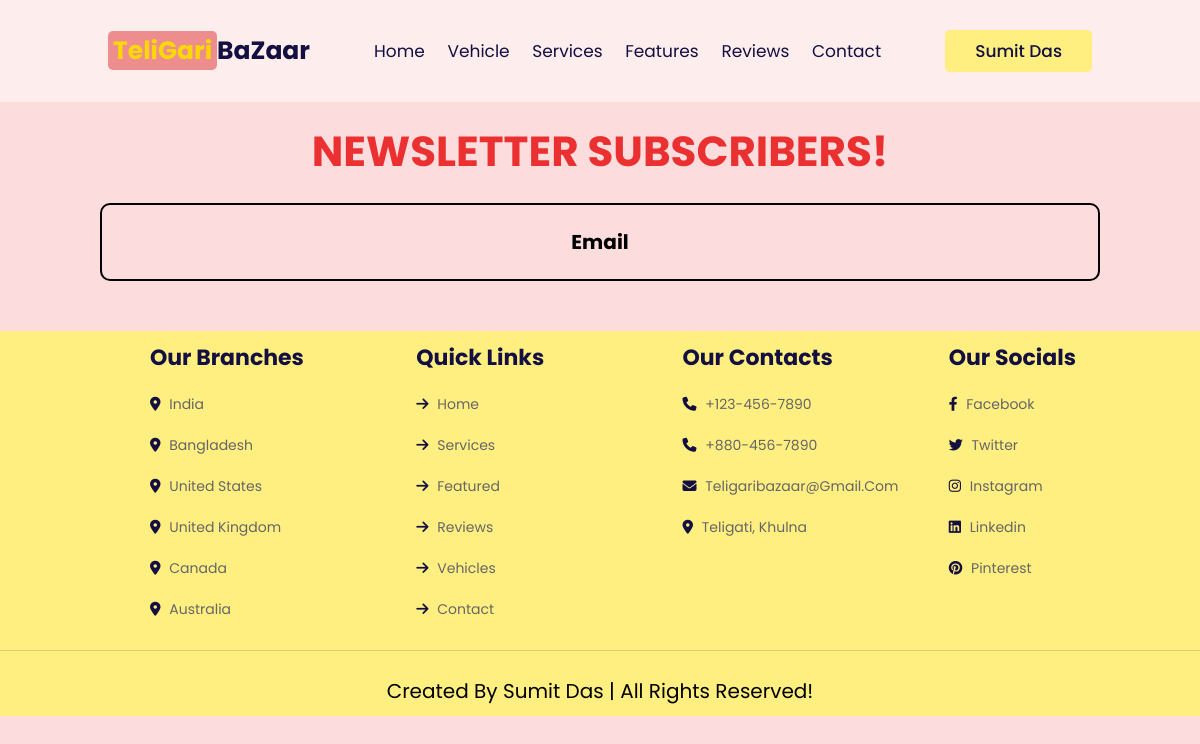
/control_panel/subscribers.php (signed in), run on an earlier commit of the app's database.
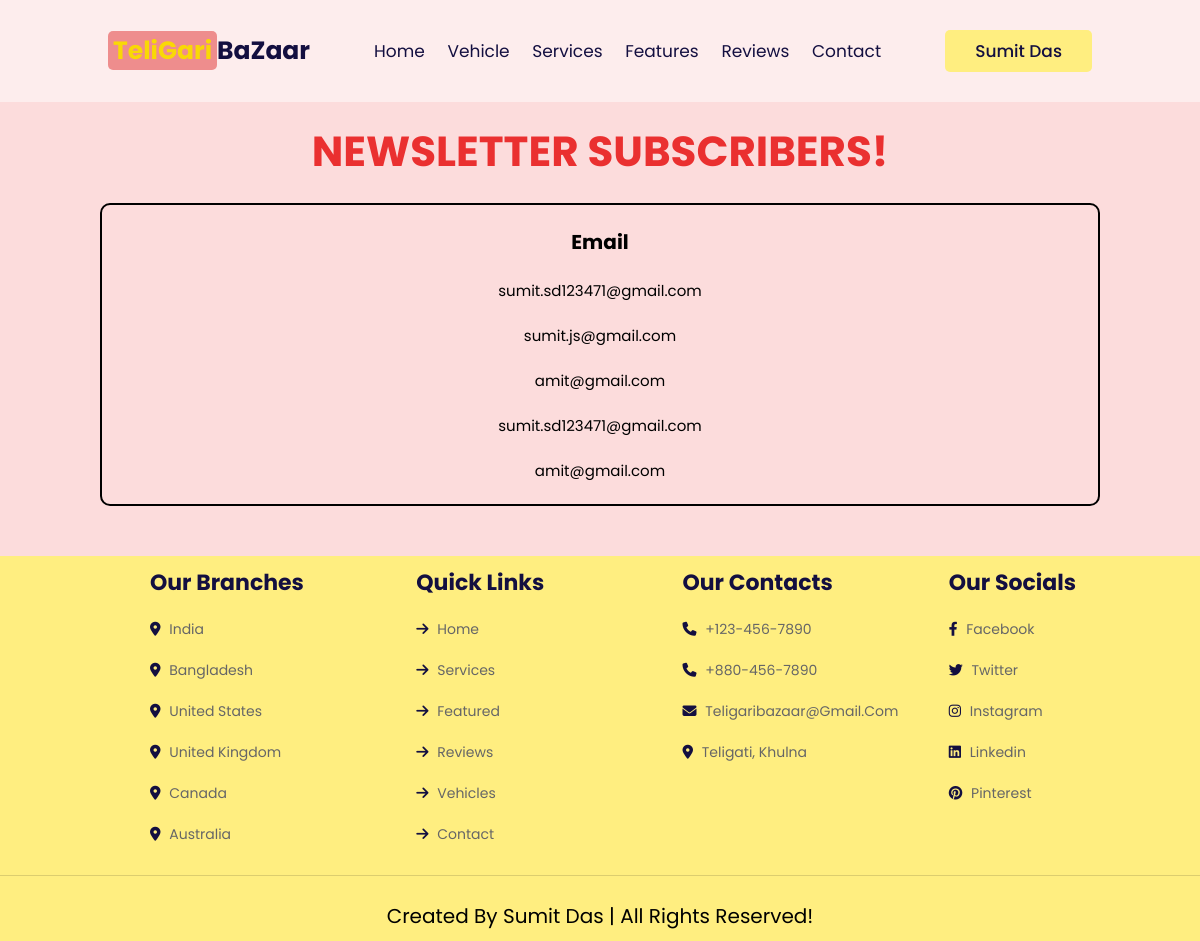
And on a later commit of the database.
### tables this page shows
CREATE TABLE `newsletter` (
  `email` varchar(255) NOT NULL
);

### control_panel/subscribers.php (the view, shortened to what this page needs)
<?php
@include '../config.php';
$sql = "SELECT * FROM newsletter";
$result = $conn->query($sql);
$newsletter = array();
if ($result->num_rows > 0) {
    while ($row = $result->fetch_assoc()) {
        $newsletter[] = $row;
    }
}
?>
<!DOCTYPE html>
<html>
<head>
    <link rel="stylesheet" href="https://cdn.jsdelivr.net/npm/swiper@9/swiper-bundle.min.css" />
    <link rel="stylesheet" href="https://cdnjs.cloudflare.com/ajax/libs/font-awesome/6.4.0/css/all.min.css">
    <link rel="stylesheet" href="control_panel.css">
</head>
<body>
<header class="header">
    <a href="../admin_page.php" class="logo"><span>TeliGari</span>BaZaar</a>
    <nav class="navbar">
        <a href="../admin_page.php#home">home</a>
        <a href="../admin_page.php#vehicles">vehicle</a>
        <a href="../admin_page.php#services">services</a>
        <a href="../admin_page.php#features">features</a>
        <a href="../admin_page.php#reviews">reviews</a>
        <a href="../admin_page.php#contact">contact</a>
    </nav>
    <div id="profile-btn" class="profile-btn-container">
        <div class="btn-wrapper">
        <button class="btn">
            <span>
                <?php
                    echo $_SESSION['admin_name'];
                ?>
            </span>
        </button>
        </div>
    </div>
</header>
    <h1>Newsletter Subscribers!</h1>
    <div class="show-container">
        <table>
            <tr class="appointments">
                <th>Email</th>
            </tr>
            <?php foreach($newsletter as $newsletter): ?>
            <tr class="appointments">
                <td><?php echo $newsletter['email']; ?></td>
            </tr>
            <?php endforeach; ?>
        </table>
    </div>
    <section class="footer">
        <div class="box-container">
            <div class="box">
                <h3>Our branches</h3>
                <a href="#"><i class="fas fa-map-marker-alt"></i> India  </a>
                <a href="#"><i class="fas fa-map-marker-alt"></i> Bangladesh </a>
                <a href="#"><i class="fas fa-map-marker-alt"></i> United States </a>
                <a href="#"><i class="fas fa-map-marker-alt"></i> United Kingdom </a>
                <a href="#"><i class="fas fa-map-marker-alt"></i> Canada </a>
                <a href="#"><i class="fas fa-map-marker-alt"></i> Australia </a>
            </div>
            <div class="box">
                <h3>Quick links</h3>
                <a href="#home"><i class="fas fa-arrow-right"></i> home </a>
                <a href="#services"><i class="fas fa-arrow-right"></i> services </a>
                <a href="#features"><i class="fas fa-arrow-right"></i> featured </a>
                <a href="#reviews"><i class="fas fa-arrow-right"></i> reviews </a>
                <a href="#vehicles"><i class="fas fa-arrow-right"></i> vehicles </a>
                <a href="#contact"><i class="fas fa-arrow-right"></i> contact </a>
            </div>
            <div class="box">
                <h3>Our Contacts</h3>
                <a href="#"><i class="fas fa-phone"></i> +123-456-7890 </a>
                <a href="#"><i class="fas fa-phone"></i> +880-456-7890 </a>
                <a href="#"><i class="fas fa-envelope"></i> teligaribazaar@gmail.com </a>
                <a href="https://goo.gl/maps/TYBkx1Zyn6mCJZJL7"><i class="fas fa-map-marker-alt"></i> Teligati, Khulna</a>
            </div>
            <div class="box">
                <h3>Our Socials</h3>
                <a href="https://www.facebook.com/Mar4KoV"><i class="fab fa-facebook-f"></i> facebook </a>
                <a href="https://twitter.com/_su_mit_77"><i class="fab fa-twitter"></i> twitter </a>
                <a href="https://www.instagram.com/su._.mit_____/"><i class="fab fa-instagram"></i> instagram </a>
                <a href="https://www.linkedin.com/in/sumitdas77/"><i class="fab fa-linkedin"></i> linkedin </a>
                <a href="https://www.pinterest.com/sumitsd123471/"><i class="fab fa-pinterest"></i> pinterest </a>
            </div>
        </div>
        <div class="credit">Created by Sumit Das | all rights reserved!</div>
    </section>
</body>
</html>

What changed in the data, as far as the page shows it:
added newsletter: email "sumit.sd123471@gmail.com"
added newsletter: email "sumit.js@gmail.com"
added newsletter: email "amit@gmail.com"
added newsletter: email "sumit.sd123471@gmail.com"
added newsletter: email "amit@gmail.com"
